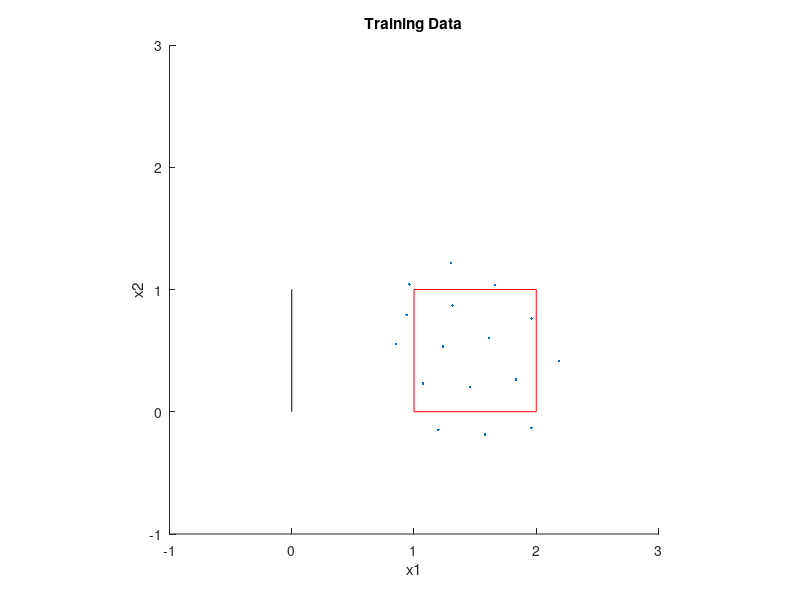
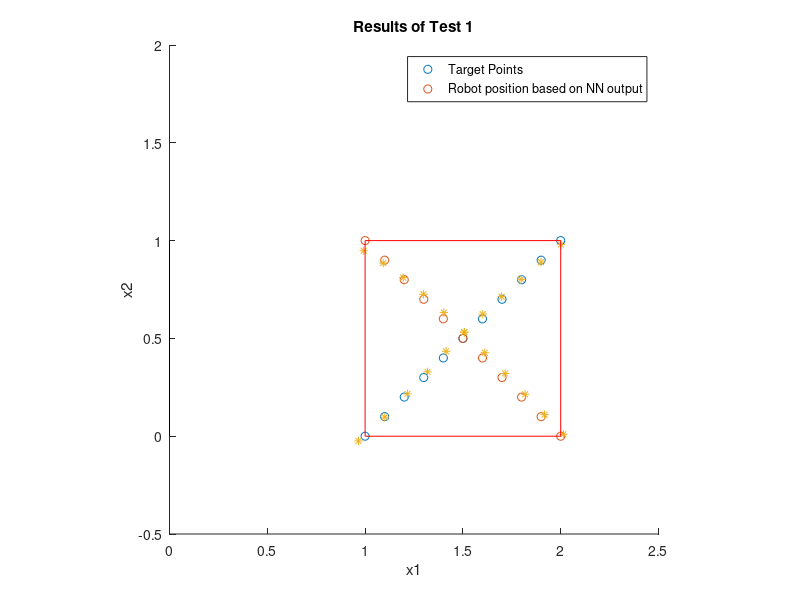
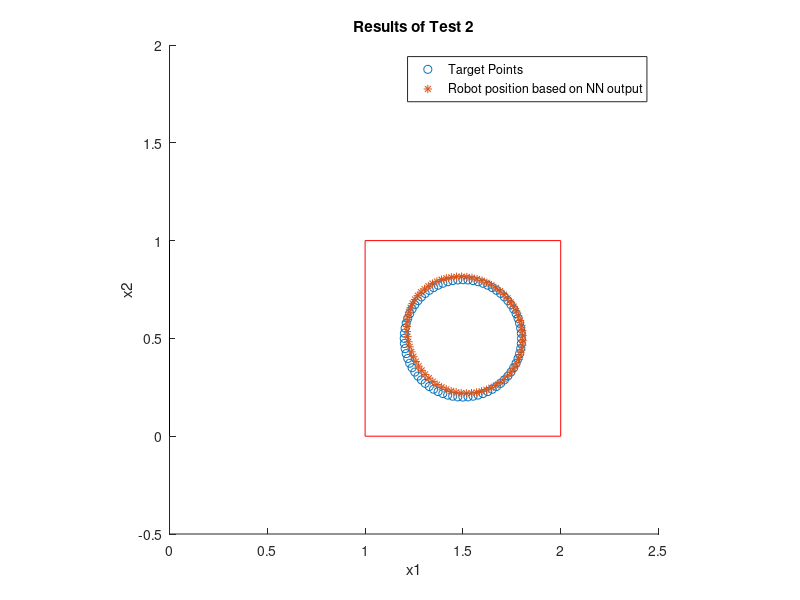
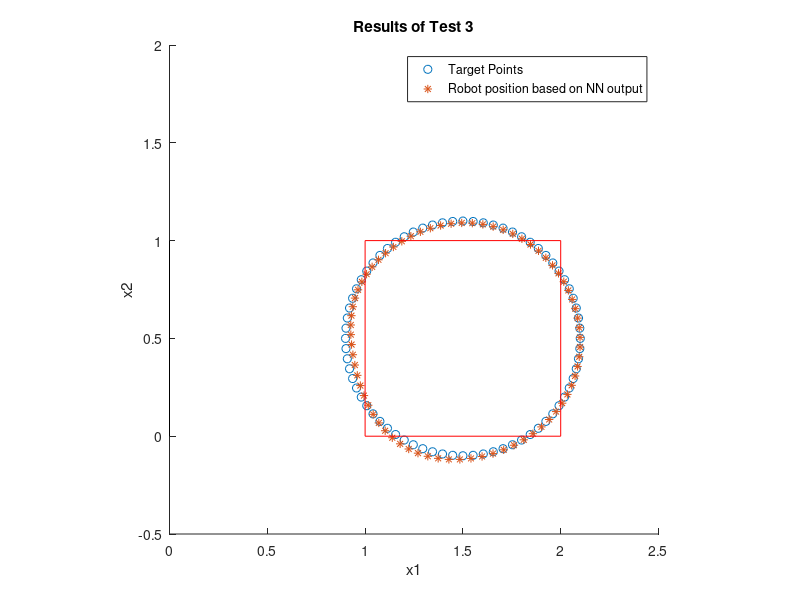

Recreate these plots in MATLAB, in order.
clear; close all; clc;

%% Constants
h = 1;
l1 = 1.6;
l2 = 1.6;
n = 5;
m = 5;

x2math = @(theta1, theta2, l1, l2) l1*cosd(theta1 - 90) + l2*sind(theta2 + theta1 - 180);
y2math = @(theta1, theta2, l1, l2, h) h + l1*sind(theta1 - 90) - l2*cosd(theta2 + theta1 - 180);

%% Training Data
min1 = 105;
max1 = 165;
min2 = 35;
max2 = 90;
t_th1 = linspace(min1,max1,n)';
t_th2 = linspace(min2,max2,m)';
kk = 0;
for ii = 1:n
    for jj = 1:m
        if (t_th1(ii) + t_th2(jj)) < 220 && (t_th1(ii) + t_th2(jj)) > 155
            kk = kk + 1;
%             n*(ii-1)+jj
            t_x2(kk,1) = x2math(t_th1(ii), t_th2(jj), l1, l2);
            t_y2(kk,1) = y2math(t_th1(ii), t_th2(jj), l1, l2, h);
            tlra_tra(kk,:) = [t_x2(kk,1), t_y2(kk,1), t_th1(ii), t_th2(jj)];
        end
    end
end
figure
axis([-1,3,-1,3],'square')
hold on
plot(t_x2, t_y2, '.')
plot([1,2], [0,0], "r")
plot([1,2], [1,1], "r")
plot([1,1], [0,1], "r")
plot([2,2], [0,1], "r")
plot([0,0], [0,1], "k")
hold off
title("Training Data")
xlabel("x1")
ylabel("x2")


%% Testing Data
test_x1 = linspace(1,2,11)';
test_y1_1 = test_x1 - 1;
test_y1_2 = 2 - test_x1;
theta = (0:5:355)';
tl = length(theta);
test_x2 = 1.5 + 0.3*cosd(theta);
test_y2 = 0.5 + 0.3*sind(theta);
test_x3 = 1.5 + 0.6*cosd(theta);
test_y3 = 0.5 + 0.6*sind(theta);

tlra_tes = [test_x1, test_y1_1, zeros(11,1), zeros(11,1);
            test_x1, test_y1_2, zeros(11,1), zeros(11,1);
            test_x2, test_y2, zeros(tl,1), zeros(tl,1);
            test_x3, test_y3, zeros(tl,1), zeros(tl,1)];

% figure
% % axis([1,2,0,1],'square')
% axis([-1,3,-1,3],'square')
% hold on
% plot(t_x2, t_y2, '.')
% plot(test_x1, test_y1_1, "o")
% plot(test_x1, test_y1_2, "o")
% plot([1,2], [0,0], "r")
% plot([1,2], [1,1], "r")
% plot([1,1], [0,1], "r")
% plot([2,2], [0,1], "r")
% plot([0,0], [0,1], "k")
% hold off
% title("Test 1")
% xlabel("x1")
% ylabel("x2")
% 
% figure
% axis([-1,3,-1,3],'square')
% hold on
% plot(t_x2, t_y2, '.')
% plot(test_x2, test_y2, "o")
% plot([1,2], [0,0], "r")
% plot([1,2], [1,1], "r")
% plot([1,1], [0,1], "r")
% plot([2,2], [0,1], "r")
% plot([0,0], [0,1], "k")
% hold off
% title("Test 2")
% xlabel("x1")
% ylabel("x2")
% 
% figure
% axis([-1,3,-1,3],'square')
% hold on
% plot(t_x2, t_y2, '.')
% plot(test_x3, test_y3, "o")
% plot([1,2], [0,0], "r")
% plot([1,2], [1,1], "r")
% plot([1,1], [0,1], "r")
% plot([2,2], [0,1], "r")
% plot([0,0], [0,1], "k")
% hold off
% title("Test 3")
% xlabel("x1")
% ylabel("x2")

%% Show Test

load("test_9.mat")

r_x2(:,1) = x2math(results(:,1), results(:,2), l1, l2);
r_y2(:,1) = y2math(results(:,1), results(:,2), l1, l2, h);
r1_x = r_x2(1:22);
r1_y = r_y2(1:22);
r2_x = r_x2(23:94);
r2_y = r_y2(23:94);
r3_x = r_x2(95:end);
r3_y = r_y2(95:end);
x1err = r1_x - [test_x1; test_x1];
y1err = r1_y - [test_y1_1; test_y1_2];
rms1 = sqrt(mean([x1err;y1err].^2));
fprintf("RMS for X test is :%f \n", rms1)

x2err = r2_x - test_x2;
y2err = r2_y - test_y2;
rms2 = sqrt(mean([x2err;y2err].^2));
fprintf("RMS for small circle test is :%f \n", rms2)

x3err = r3_x - test_x3;
y3err = r3_y - test_y3;
rms3 = sqrt(mean([x3err;y3err].^2));
fprintf("RMS for large circle test is :%f \n", rms3)


rms_all = sqrt(mean([x1err;y1err;x2err;y2err;x3err;y3err].^2));
fprintf("RMS for all tests is :%f \n", rms_all)

figure
axis([0,2.5,-.5,2],'square')
hold on
plot(test_x1, test_y1_1, "o")
plot(test_x1, test_y1_2, "o")
plot(r1_x, r1_y, "*")
plot([1,2], [0,0], "r")
plot([1,2], [1,1], "r")
plot([1,1], [0,1], "r")
plot([2,2], [0,1], "r")
plot([0,0], [0,1], "k")
hold off
title("Results of Test 1")
xlabel("x1")
ylabel("x2")
legend("Target Points", "Robot position based on NN output")

figure
axis([0,2.5,-.5,2],'square')
hold on
plot(test_x2, test_y2, "o")
plot(r2_x, r2_y, "*")
plot([1,2], [0,0], "r")
plot([1,2], [1,1], "r")
plot([1,1], [0,1], "r")
plot([2,2], [0,1], "r")
plot([0,0], [0,1], "k")
hold off
title("Results of Test 2")
xlabel("x1")
ylabel("x2")
legend("Target Points", "Robot position based on NN output")


figure
axis([0,2.5,-.5,2],'square')
hold on
plot(test_x3, test_y3, "o")
plot(r3_x, r3_y, "*")
plot([1,2], [0,0], "r")
plot([1,2], [1,1], "r")
plot([1,1], [0,1], "r")
plot([2,2], [0,1], "r")
plot([0,0], [0,1], "k")
hold off
title("Results of Test 3")
xlabel("x1")
ylabel("x2")
legend("Target Points", "Robot position based on NN output")
